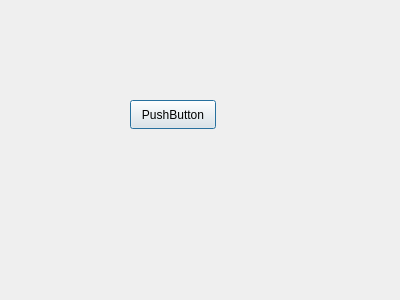
<?xml version="1.0" encoding="UTF-8"?>
<ui version="4.0">
 <class>Dialog</class>
 <widget class="QDialog" name="Dialog">
  <property name="geometry">
   <rect>
    <x>0</x>
    <y>0</y>
    <width>400</width>
    <height>300</height>
   </rect>
  </property>
  <property name="windowTitle">
   <string>Dialog</string>
  </property>
  <widget class="QPushButton" name="pushButton">
   <property name="geometry">
    <rect>
     <x>130</x>
     <y>100</y>
     <width>86</width>
     <height>29</height>
    </rect>
   </property>
   <property name="text">
    <string>PushButton</string>
   </property>
  </widget>
 </widget>
 <resources/>
 <connections/>
</ui>
